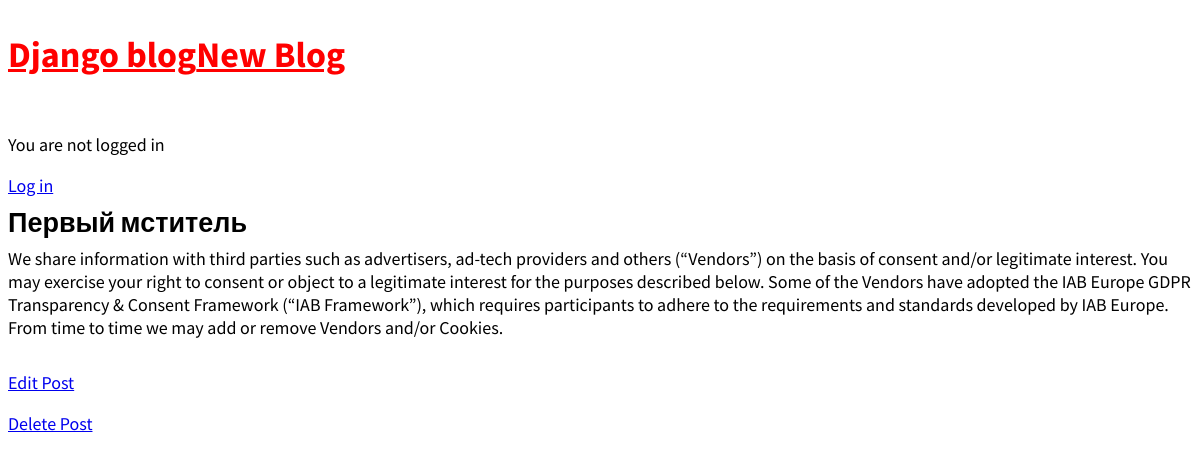
Screenshot of /post/3 with the database file from the repository.
### blog/models.py (models this page shows, shortened)
class Post (models.Model):
    title = models.CharField(max_length=200)
    author = models.ForeignKey("auth.User", on_delete =models.CASCADE,)
    body = models.TextField()

### blog/views.py (the view)
# urls.py: path("post/<int:pk>", BlogDetailView.as_view(), name="post_detail"),
class BlogDetailView(DetailView):
    model = Post
    template_name = "post_detail.html"

### template/post_detail.html
{% extends 'base.html' %}
{% block content %}
<div class="post-entry">
<h2>{{ object.title }}</h2>
<p>{{ object.body }}</p> </div>
<p><a href="{% url 'post_edit' object.pk %}"> Edit Post</a></p>
<p><a href="{% url 'post_delete' object.pk %}"> Delete Post</a></p>
{% endblock content %}

### static/css/base.css (style rules this page uses)
body { font-family: 'Source Sans Pro', sans-serif; font-size: 18px; }
.post-entry { margin-bottom: 2rem; }
.post-entry h2 { margin: 0.5rem 0; }
.post-entry p { margin: 0; font-weight: 400; }

### rows the page displays
Post: title "Первый мститель", body "We share information with third parties such as advertisers, ad-tech providers and others (“Vendors”) on the basis of consent and/or legitimate interest. You may exercise your right to consent or object to a legitimate interest for the purposes described below. Some of the Vendors have adopted the IAB Europe GDPR Transparency & Consent Framework (“IAB Framework”), which requires participants to adhere to the requirements and standards developed by IAB Europe. From time to time we may add or remove Vendors and/or Cookies."
